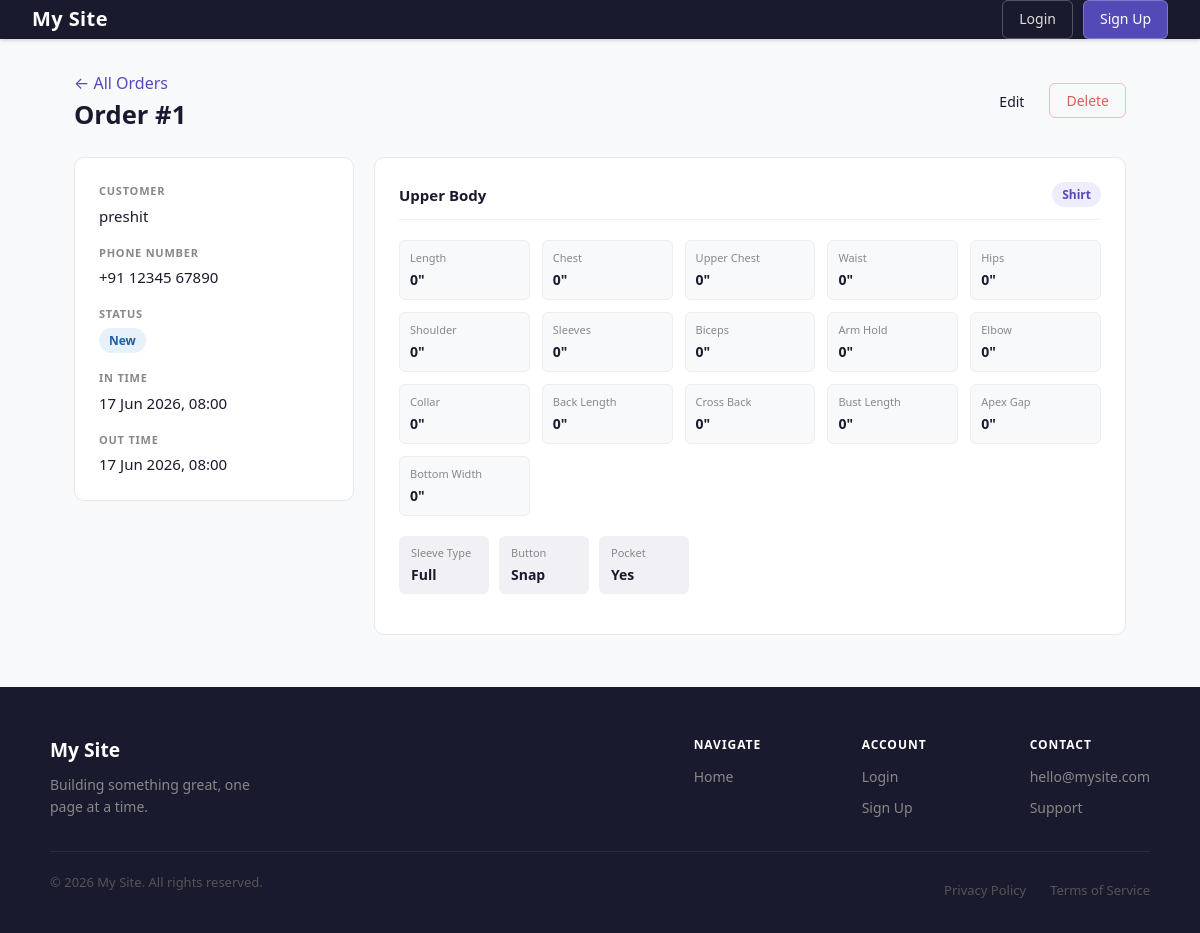
Screenshot of /order/1/ with the database file from the repository.
### Order/models.py (models this page shows, shortened)
class Order(models.Model):
    customer = models.ForeignKey(AppUser, on_delete=models.CASCADE)
    upperBody = models.ForeignKey(UpperBody, on_delete=models.CASCADE, null=True, blank=True)
    lowerBody = models.ForeignKey(LowerBody, on_delete=models.CASCADE, null=True, blank=True)
    status = models.CharField(max_length=20, choices=orderstatus, default="New")
    in_time = models.DateTimeField(auto_now_add=True)
    days = models.PositiveIntegerField(default=7, help_text="Days to complete the order")
    out_time = models.DateTimeField(null=True, blank=True)

### Auths/models.py (models this page shows)
class AppUser(models.Model):
    user = models.ForeignKey(User, on_delete=models.CASCADE)
    phone = PhoneNumberField(unique = True)
    address = models.TextField(max_length=500)
    gender = models.CharField(max_length = 20, choices=genderChoice, default="Male")
    created_at = models.DateTimeField(auto_now_add=True)
    updated_at = models.DateTimeField(auto_now=True)
    def __str__(self):
        return self.user.username
    def formatted_phone(self):
        phone = str(self.phone)
        if phone.startswith("+91") and len(phone) == 13:
            return f"+91 {phone[3:8]} {phone[8:]}"
        return phone

### cloths/models.py (models this page shows, shortened)
class UpperBody(models.Model):
    length = models.IntegerField(default=0)
    chest = models.IntegerField(default=0)
    upperChest = models.IntegerField(default=0)
    waist = models.IntegerField(default=0)
    hips = models.IntegerField(default=0)
    shoulder = models.IntegerField(default=0)
    sleeves = models.IntegerField(default=0)
    biceps = models.IntegerField(default=0)
    armHold = models.IntegerField(default=0)
    elbow = models.IntegerField(default=0)
    collar = models.IntegerField(default=0)
    backLength = models.IntegerField(default=0)
    crossBack = models.IntegerField(default=0)
    bustLength = models.IntegerField(default=0)
    apexGap = models.IntegerField(default=0)
    bottomWidth = models.IntegerField(default=0)
    clothType = models.CharField(max_length=20, choices=upperBodyChoice, default=" ")
    pocket = models.BooleanField(default = False)
    button = models.CharField(max_length=20, choices=buttonChoice, default="Normal")
    sleeveType = models.CharField(max_length=20, choices=sleeveChoice, default="Full")
    requirments = models.ForeignKey(Options, on_delete=models.CASCADE, null=True, blank=True)

### Order/views.py (the view)
# urls.py: path("<int:pk>/", views.oderdetailview, name='oderDetailView'),
def oderdetailview(request, pk):
    order = get_object_or_404(Order, pk=pk)
    return render(request, 'Order/orderdetails.html', {'order': order})

### Order/templates/Order/orderdetails.html (shortened to what this page needs)
{% extends "base.html" %}
{% load static %}
{% block content %}
<div class="page-header">
    <div>
        <p class="text-muted" style="margin-bottom: 4px;">
            <a href="{% url 'orderview' %}" style="color: #534AB7;">← All Orders</a>
        </p>
        <h1>Order #{{ order.pk }}</h1>
    </div>
    <div style="display: flex; gap: 8px;">
        <a href="{% url 'orderedit' order.pk %}" class="btn">Edit</a>
        <form method="post" action="{% url 'orderdelete' order.pk %}" style="display:inline;" onsubmit="return confirm('Delete this order?')">
            <button type="submit" class="btn btn-danger">Delete</button>
        </form>
    </div>
</div>
<div class="detail-grid">
    <div class="card">
        <p class="section-label">Customer</p>
        <p class="detail-value">{{ order.customer }}</p>
        <p class="section-label" style="margin-top: 1rem;">Phone number</p>
        <p class="detail-value">{{ order.customer.formatted_phone }}</p>
        <p class="section-label" style="margin-top: 1rem;">Status</p>
        <span class="status-badge status-{{ order.status|lower }}">{{ order.status }}</span>
        <p class="section-label" style="margin-top: 1rem;">In Time</p>
        <p class="detail-value">{{ order.in_time|date:"d M Y, H:i" }}</p>
        <p class="section-label" style="margin-top: 1rem;">Out Time</p>
        <p class="detail-value">{{ order.out_time|date:"d M Y, H:i" }}</p>
    </div>
    {% if order.upperBody %}
    <div class="card">
        <div class="card-section-header">
            <span class="card-section-title">Upper Body</span>
            <span class="cloth-type-badge">{{ order.upperBody.clothType }}</span>
        </div>
        <div class="measurements-grid">
            <div class="measurement-item">
                <span class="m-label">Length</span>
                <span class="m-value">{{ order.upperBody.length }}"</span>
            </div>
            <div class="measurement-item">
                <span class="m-label">Chest</span>
                <span class="m-value">{{ order.upperBody.chest }}"</span>
            </div>
            <div class="measurement-item">
                <span class="m-label">Upper Chest</span>
                <span class="m-value">{{ order.upperBody.upperChest }}"</span>
            </div>
            <div class="measurement-item">
                <span class="m-label">Waist</span>
                <span class="m-value">{{ order.upperBody.waist }}"</span>
            </div>
            <div class="measurement-item">
                <span class="m-label">Hips</span>
                <span class="m-value">{{ order.upperBody.hips }}"</span>
            </div>
            <div class="measurement-item">
                <span class="m-label">Shoulder</span>
                <span class="m-value">{{ order.upperBody.shoulder }}"</span>
            </div>
            <div class="measurement-item">
                <span class="m-label">Sleeves</span>
                <span class="m-value">{{ order.upperBody.sleeves }}"</span>
            </div>
            <div class="measurement-item">
                <span class="m-label">Biceps</span>
                <span class="m-value">{{ order.upperBody.biceps }}"</span>
            </div>
            <div class="measurement-item">
                <span class="m-label">Arm Hold</span>
                <span class="m-value">{{ order.upperBody.armHold }}"</span>
            </div>
            <div class="measurement-item">
                <span class="m-label">Elbow</span>
                <span class="m-value">{{ order.upperBody.elbow }}"</span>
            </div>
            <div class="measurement-item">
                <span class="m-label">Collar</span>
                <span class="m-value">{{ order.upperBody.collar }}"</span>
            </div>
            <div class="measurement-item">
                <span class="m-label">Back Length</span>
                <span class="m-value">{{ order.upperBody.backLength }}"</span>
            </div>
            <div class="measurement-item">
                <span class="m-label">Cross Back</span>
                <span class="m-value">{{ order.upperBody.crossBack }}"</span>
            </div>
            <div class="measurement-item">
                <span class="m-label">Bust Length</span>
                <span class="m-value">{{ order.upperBody.bustLength }}"</span>
            </div>
            <div class="measurement-item">
                <span class="m-label">Apex Gap</span>
                <span class="m-value">{{ order.upperBody.apexGap }}"</span>
            </div>
            <div class="measurement-item">
                <span class="m-label">Bottom Width</span>
                <span class="m-value">{{ order.upperBody.bottomWidth }}"</span>
            </div>
        </div>
        <div class="options-row">
            <div class="option-chip">
                <span class="m-label">Sleeve Type</span>
                <span class="m-value">{{ order.upperBody.sleeveType }}</span>
            </div>
            <div class="option-chip">
                <span class="m-label">Button</span>
                <span class="m-value">{{ order.upperBody.button }}</span>
            </div>
            <div class="option-chip">
                <span class="m-label">Pocket</span>
                <span class="m-value">{% if order.upperBody.pocket %}Yes{% else %}No{% endif %}</span>
            </div>
        </div>
    </div>
    {% endif %}
</div>
{% endblock %}

### static/css/style.css (style rules this page uses)
*, *::before, *::after { box-sizing: border-box; margin: 0; padding: 0; }
html, body { height: 100%; }
body { font-family: 'Segoe UI', system-ui, -apple-system, sans-serif; font-size: 16px; line-height: 1.6; color: #1a1a2e; background-color: #f8f9fa; display: flex; flex-direction: column; min-height: 100vh; }
a { color: inherit; text-decoration: none; }
h1 { font-size: 2rem; font-weight: 700; line-height: 1.2; }
p { margin-bottom: 1rem; }
.btn { display: inline-flex; align-items: center; gap: 6px; padding: 7px 16px; border-radius: 6px; font-size: 14px; font-weight: 500; cursor: pointer; border: 1px solid transparent; transition: background 0.15s, color 0.15s, border-color 0.15s; text-decoration: none; background: transparent; }
.btn-danger { color: #e05c5c !important; border-color: rgba(224, 92, 92, 0.4); background: transparent; }
button.btn { font-family: inherit; }
.card { background: #ffffff; border: 1px solid #e8e8e8; border-radius: 10px; padding: 1.5rem; margin-bottom: 1.25rem; }
.text-muted { color: #888; }
.page-header { display: flex; align-items: center; justify-content: space-between; margin-bottom: 1.5rem; flex-wrap: wrap; gap: 1rem; }
.page-header h1 { font-size: 1.6rem; font-weight: 700; margin-bottom: 2px; }
.status-badge { display: inline-block; padding: 3px 10px; border-radius: 20px; font-size: 12px; font-weight: 600; }
.status-new { background: #e6f1fb; color: #185fa5; }
.detail-grid { display: grid; grid-template-columns: 280px 1fr; gap: 1.25rem; align-items: start; }
.section-label { font-size: 11px; font-weight: 600; text-transform: uppercase; letter-spacing: 0.07em; color: #888; margin-bottom: 4px; }
.detail-value { font-size: 15px; font-weight: 500; color: #1a1a2e; margin: 0; }
.card-section-header { display: flex; align-items: center; justify-content: space-between; margin-bottom: 1.25rem; padding-bottom: 0.75rem; border-bottom: 1px solid #eee; }
.card-section-title { font-size: 15px; font-weight: 600; color: #1a1a2e; }
.cloth-type-badge { font-size: 12px; font-weight: 600; background: #EEEDFE; color: #534AB7; padding: 3px 10px; border-radius: 20px; }
.measurements-grid { display: grid; grid-template-columns: repeat(auto-fill, minmax(110px, 1fr)); gap: 12px; margin-bottom: 1.25rem; }
.measurement-item { background: #f8f9fa; border: 1px solid #eee; border-radius: 6px; padding: 8px 10px; display: flex; flex-direction: column; gap: 2px; }
.m-label { font-size: 11px; color: #888; font-weight: 500; }
.m-value { font-size: 14px; font-weight: 600; color: #1a1a2e; }
.options-row { display: flex; gap: 10px; flex-wrap: wrap; margin-bottom: 1rem; }
.option-chip { background: #f1f1f5; border-radius: 6px; padding: 8px 12px; display: flex; flex-direction: column; gap: 2px; min-width: 90px; }

### rows the page displays
Order: pk "1", customer "preshit", customer.formatted_phone "+91 12345 67890", status "New", in_time "17 Jun 2026, 08:00", out_time "17 Jun 2026, 08:00", upperBody.clothType "Shirt", upperBody.length "0", upperBody.chest "0", upperBody.upperChest "0", upperBody.waist "0", upperBody.hips "0", upperBody.shoulder "0", upperBody.sleeves "0", upperBody.biceps "0", upperBody.armHold "0", upperBody.elbow "0", upperBody.collar "0", upperBody.backLength "0", upperBody.crossBack "0", upperBody.bustLength "0", upperBody.apexGap "0", upperBody.bottomWidth "0", upperBody.sleeveType "Full", upperBody.button "Snap"
